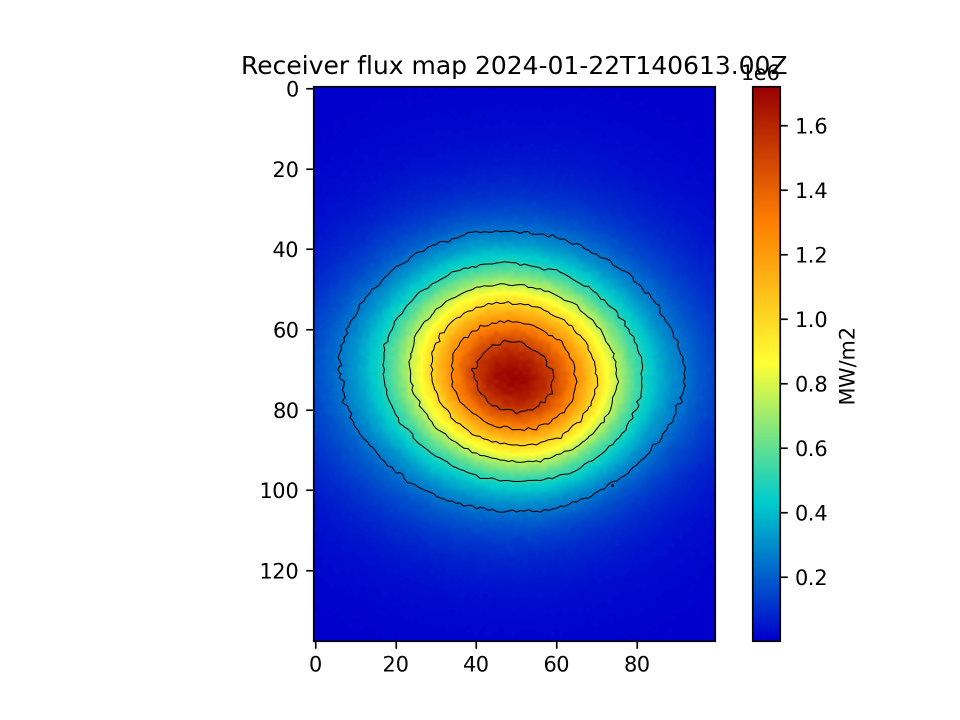
#> input picture src/data/flux_2024-01-22T140613-00Z.png, 1920 x 1440 px (shown at 1/2 size)
$ python mod_grayscale_filter.py
#> lines starting #> are read from the running program, lines starting #| are printed output that depends on the picture; after the words box and inside, x2 and y2 are one past the last pixel; in counts of white or black regions, pixels touching at a corner belong together
import cv2
import numpy as np
import os
import tempfile
import subprocess


DECREASERED = 0.05
DECREASEGREEN = 0.2
DECREASEBLUE = 0.75

INCREASEBLUE = 1.05
DECREASECIAN = 0.1

ZOOM_SIZE = 750
WIDE_TRANS = 650
HEIGH_TRANS = 350

PIXELS = 50

# Grayscale on heatmap
def optimize_grayscale_transform(heatmap):
    # separate color channels
    b = heatmap[:,:,0]
    g = heatmap[:,:,1]
    r = heatmap[:,:,2]

    # masks for pixels with b > g
    mask = b > g

    # blue lighter than green scale
    gray1 = np.where(mask, b * INCREASEBLUE - g * DECREASECIAN, 0) # smoothe texture

    # normal grayscale
    gray2 = DECREASERED * r + DECREASEGREEN * g + DECREASEBLUE * b

    # Combine both gray values based on the mask
    grayscale_transformed = gray1 + np.where(mask, 0, gray2)

    # uint8 range
    grayscale_transformed = np.clip(grayscale_transformed, 0, 255).astype(np.uint8)

    return grayscale_transformed


# Center image to process relevant info
def resize_img(img):
    img = img[HEIGH_TRANS:HEIGH_TRANS+ZOOM_SIZE, WIDE_TRANS:WIDE_TRANS+ZOOM_SIZE]

    return img

# Open image in 'current_directory'
def init():
    print("OpenCV version:", cv2.__version__)

    current_dir = os.getcwd()
    path = (str(current_dir) + '/data/flux_2024-01-22T140613-00Z.png')

    print("Image to process:", path)
    return path


img = cv2.imread(init())
#> img is the input picture: shape (1440, 1920, 3); mean B, G, R 221.5, 192.4, 178.7

zoom_img = resize_img(img)
#> in resize_img, `img = img[HEIGH_TRANS:HEIGH_TRANS+ZOOM_SIZE, WIDE_TRANS:WIDE_TRANS+ZOO..`:
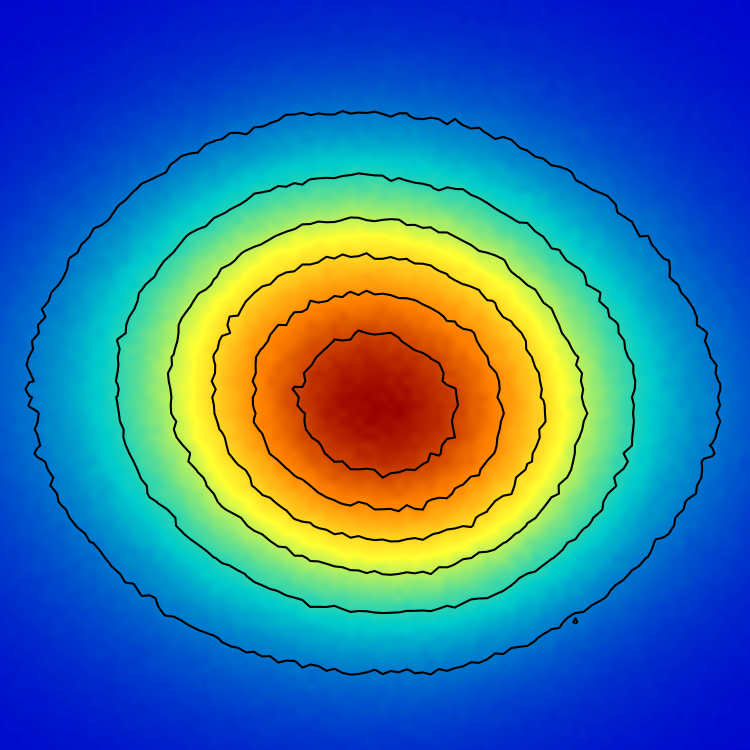
#> img: shape (750, 750, 3); mean of channels 0, 1, 2 156.8, 117, 57.1; drawn as B, G, R
resized_zoom = cv2.resize(zoom_img, (PIXELS,PIXELS))
result = optimize_grayscale_transform(resized_zoom)
#> in optimize_grayscale_transform, `g = heatmap[:,:,1]`:
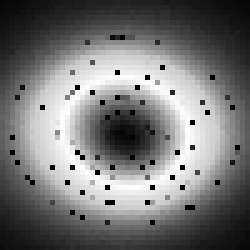
#> g: shape (50, 50) (shown 5 times larger); min 0, max 255, mean 116.9
#> in optimize_grayscale_transform, `r = heatmap[:,:,2]`:
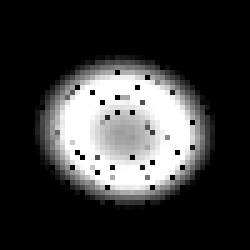
#> r: shape (50, 50) (shown 5 times larger); min 0, max 255, mean 57.1
#> in optimize_grayscale_transform, `mask = b > g`:
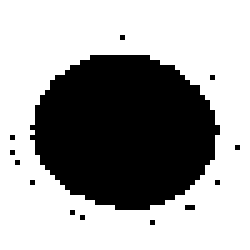
#> mask: shape (50, 50) bool (shown 5 times larger); 63.8% white; 13 black regions (12 under 20 px), largest, box (x1, y1, x2, y2) and area: (6, 11, 44, 42) 892
#> in optimize_grayscale_transform, `gray1 = np.where(mask, b * INCREASEBLUE - g * DECREASECIAN, 0)`:
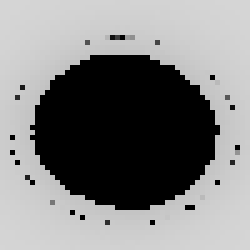
#> gray1: shape (50, 50) float64 (shown 5 times larger); min 0, max 213.6, mean 130.5
#> in optimize_grayscale_transform, `gray2 = DECREASERED * r + DECREASEGREEN * g + DECREASEBLUE * b`:
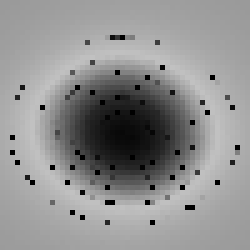
#> gray2: shape (50, 50) float64 (shown 5 times larger); min 0, max 193.8, mean 143.7
#> in optimize_grayscale_transform, `grayscale_transformed = gray1 + np.where(mask, 0, gray2)`:
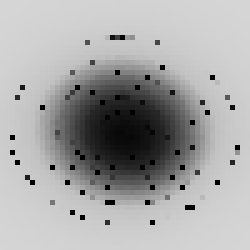
#> grayscale_transformed: shape (50, 50) float64 (shown 5 times larger); min 0, max 213.6, mean 166.4

cv2.imwrite('imagen_resultante.png', result)
subprocess.run(['xdg-open', 'imagen_resultante.png'])
#> (this line was passed over: subprocess is not available in this run)
